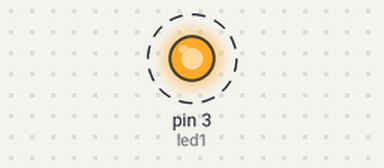
The sketch below on a simulated Arduino Uno, built with avr-gcc and run on an emulated ATmega328P. Parts: output pins drawn as LEDs (lit = HIGH). Dashed ring = blinking.

Above: at 0.5 s.
Timing chart, 0 to 4.6 s (numbered marks = the images above):
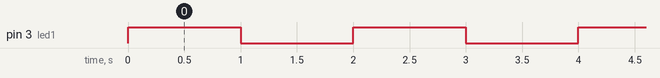

The sketch:

binking_light.ino
```cpp
int led1 = 3; // connetion to the D3 pin
void setup() {
  pinMode(led1,OUTPUT); // setting the variable as output pin of Arduino
}

void loop() {
  digitalWrite(led1,HIGH);
  delay(1000);
  digitalWrite(led1,LOW);
  delay(1000);
}
```

Measured:
- by itself, pin 3 (led1): alternates HIGH for 1.0 s and LOW for 1.0 s
